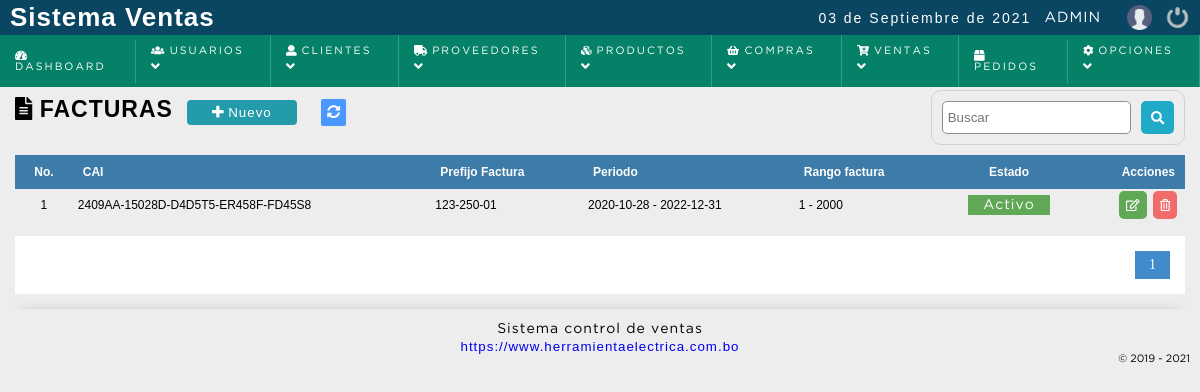
The app's page /sistema/facturas/facturas.php (signed in), older data.
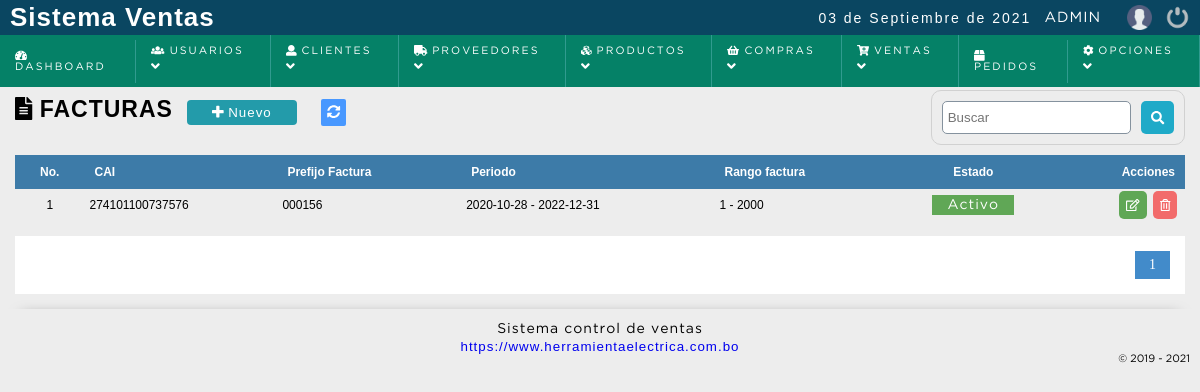
The same page, newer data.
### tables this page shows
CREATE TABLE `facturas` (
  `idserie` bigint(20) NOT NULL,
  `cai` varchar(50) NOT NULL,
  `prefijo` varchar(20) NOT NULL,
  `periodo_inicio` date NOT NULL,
  `periodo_fin` date NOT NULL,
  `no_inicio` bigint(20) NOT NULL,
  `no_fin` bigint(20) NOT NULL,
  `ceros` int(11) NOT NULL,
  `usuarioid` bigint(20) NOT NULL,
  `dateadd` datetime NOT NULL DEFAULT current_timestamp(),
  `status` int(11) NOT NULL DEFAULT 1
);

### sistema/includes/functions.php (called while the page is built, shortened)
<?php
	function decrypt($string, $key) {
	   $result = '';
	   $string = base64_decode($string);
	   for($i=0; $i<strlen($string); $i++) {
	      $char = substr($string, $i, 1);
	      $keychar = substr($key, ($i % strlen($key))-1, 1);
	      $char = chr(ord($char)-ord($keychar));
	      $result.=$char;
	   }
	   return $result;
	}
 ?>

### sistema/facturas/facturas.php (the view, shortened to what this page needs)
<?php
	include "../../conexion.php";
	$sql_registe = mysqli_query($conection,"SELECT COUNT(*) as total_registro FROM facturas WHERE status != 10 ");
	$result_register = mysqli_fetch_array($sql_registe);
	$total_registro = $result_register['total_registro'];
	$por_pagina = 100;
	if(empty($_GET['pagina']))
	{
		$pagina = 1;
	}else{
		$pagina = $_GET['pagina'];
	}
	$desde = ($pagina-1) * $por_pagina;
	$total_paginas = ceil($total_registro / $por_pagina);
	$query = mysqli_query($conection,"SELECT * FROM facturas WHERE status != 10 ORDER BY idserie ASC LIMIT $desde,$por_pagina");
 ?>
<!DOCTYPE html>
<html lang="en">
<head>
	<?php include "../includes/scripts.php"; ?>
</head>
<body>
	<?php include "../includes/header.php"; ?>
	<section id="container">
		<h1> <i class="fas fa-file-alt"></i></i> Facturas</h1>
		<a href="#" class="btn_new btnNewSerie"><i class="fas fa-plus"></i> Nuevo </a>
		<a href="index.php" class="btnRefresh"><i class="fas fa-sync-alt" title="Actualizar"></i></a>
		<form action="buscar_factura.php" method="get" class="form_search">
			<input type="text" name="busqueda" id="busqueda" placeholder="Buscar">
			<button type="submit" class="btn_search"><i class="fas fa-search"></i></button>
		</form>
	<div class="containerTable">
		<table>
			<tr>
				<th class="textcenter">No.</th>
				<th>CAI</th>
				<th>Prefijo Factura</th>
				<th>Periodo</th>
				<th>Rango factura</th>
				<th class="textcenter">Estado</th>
				<th class="textright">Acciones</th>
			</tr>
		<?php
			if($result > 0){
				while ($data = mysqli_fetch_array($query)) {
					if($data["status"] == 1){
						$status = '<span title="Desactivar Serie" class="pagada activeUser" estado="'.$data["status"].'" onclick="modalActiveSerie('.$data["idserie"].');">Activo</span>';
					}else{
						$status = '<span title="Activar Serie" class="anulada activeUser" estado="'.$data["status"].'" onclick="modalActiveSerie('.$data["idserie"].');">Inactivo</span>';
					}
			?>
				<tr id="item_<?php echo $data["idserie"]; ?>" >
					<td class="textcenter"><?php echo $data["idserie"]; ?></td>
					<td class="rowCai"><?php echo $data["cai"]; ?></td>
					<td class="rowPrefijo"><?php echo $data["prefijo"]; ?></td>
					<td class="rowPeriodo"><?php echo $data["periodo_inicio"].' - '.$data["periodo_fin"]; ?></td>
					<td class="rowRango"><?php echo $data["no_inicio"].' - '.$data["no_fin"]; ?></td>
					<td class="rowEstado textcenter"><?php echo $status; ?></td>
					<td class="textright">
						<div class="div_acciones">
							<div>
								<a class="btn_edit btnEditSerie" href="#"><i class="far fa-edit"></i> </a>
							</div>
							<div>
								<a class="btn_del btnDelSerie" href="#" title="Eliminar"><i class="far fa-trash-alt"></i></a>
							</div>
						</div>
					</td>
				</tr>
		<?php
				}
			}else{
				echo '<tr><td colspan="5" align="center"><p><strong>No hay datos para mostrar</strong></p></td></tr>';
			}
		 ?>
		</table>
	</div>
<?php
	if($total_registro != 0)
	{
 ?>
		<div class="paginador">
			<ul>
			<?php
				for ($i=1; $i <= $total_paginas; $i++) {
					if($i == $pagina)
					{
						echo '<li class="pageSelected">'.$i.'</li>';
					}else{
						echo '<li><a href="?pagina='.$i.'">'.$i.'</a></li>';
					}
				}
			 ?>
			</ul>
		</div>
<?php } ?>
	</section>
	<?php include "../includes/footer.php"; ?>
</body>
</html>

Row changes from the older to the newer data that the page shows:
changed facturas id 1: cai "2409AA-15028D-D4D5T5-ER458F-FD45S8" → "274101100737576"; prefijo "123-250-01" → "000156"
